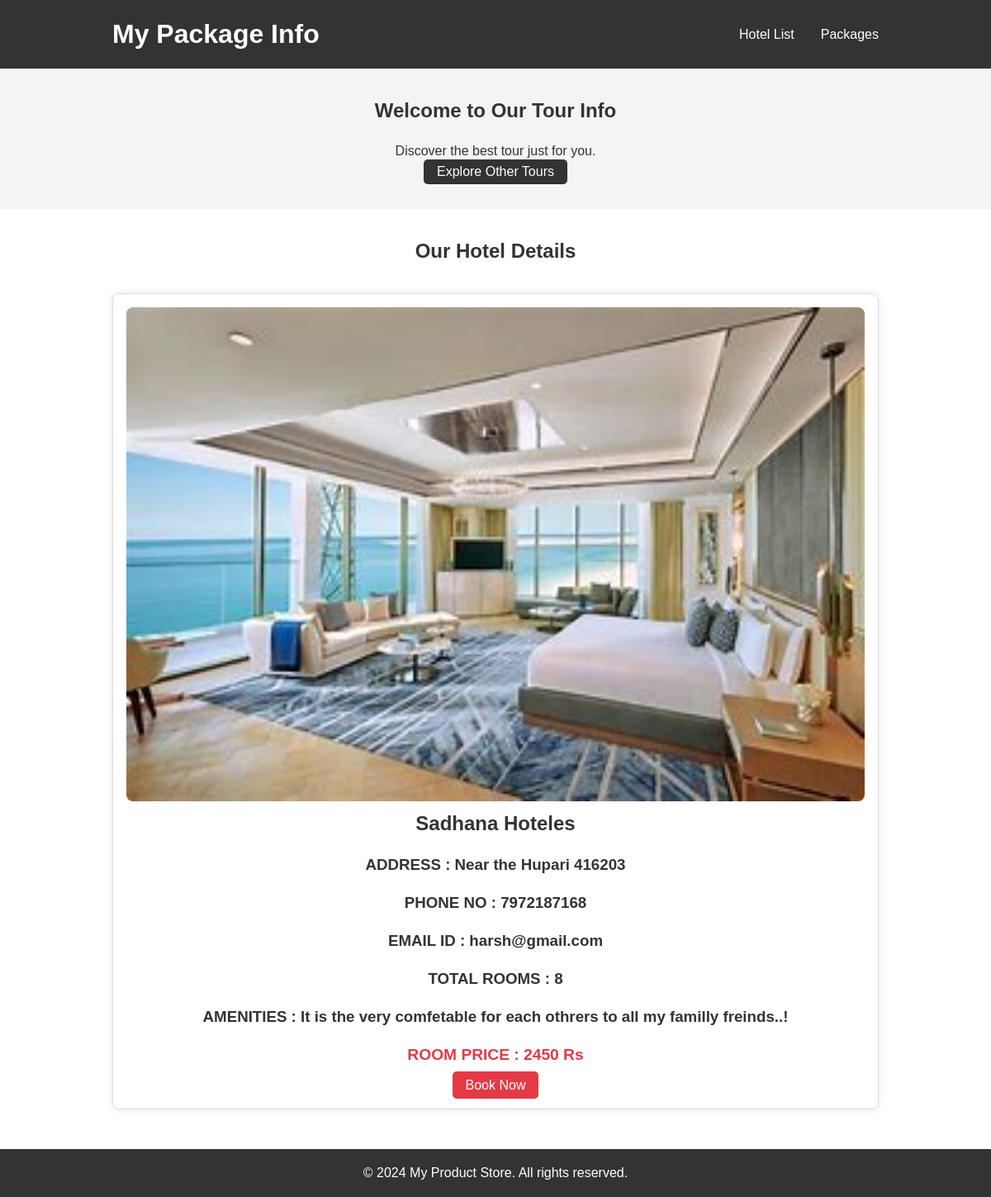
The page /book_files/book_hotel.php?id=1 on the database its author committed.
### tables this page shows
CREATE TABLE `create_hotel` (
  `Hotel_Id` int(100) NOT NULL,
  `Hotel_Name` varchar(100) NOT NULL,
  `Hotel_Address` varchar(100) NOT NULL,
  `PhoneNo` varchar(20) NOT NULL,
  `email` varchar(100) NOT NULL,
  `NumberOfRooms` varchar(100) NOT NULL,
  `PriceOfRoom` int(100) NOT NULL,
  `amenities` varchar(500) NOT NULL,
  `Hotel_Image` varchar(200) NOT NULL
);

### book_files/book_hotel.php (the view, shortened to what this page needs)
<?php
include("../config/connection.php");
if(isset($_GET['id'])){
    $sql = "select * from create_hotel where Hotel_Id = " .  $_GET['id'];
    $result = $conn->query($sql);
    $data = mysqli_fetch_assoc($result);
} else {
    echo "Invalid request..!";
    exit;
}
?>
<!DOCTYPE html>
<html lang="en">
<head>
    <link rel="stylesheet" href="styles.css">
</head>
<body>
    <header>
        <div class="container">
            <h1>My Package Info</h1>
            <nav>
                <ul>
                    <li><a href="../Lakshadweep/hotellist.php">Hotel List</a></li>
                    <li><a href="book_tour.php">Packages</a></li>
                </ul>
            </nav>
        </div>
    </header>
    <section class="hero">
        <div class="container">
            <h2>Welcome to Our Tour Info</h2>
            <p>Discover the best tour just for you.</p>
            <a href="#products" class="cta-button" >Explore Other Tours</a>
        </div>
    </section>
    <section id="products" class="products">
        <div class="container">
            <h2>Our Hotel Details</h2>
            <div class="product">
                <img src="<?php echo $data['Hotel_Image']; ?>" alt="Package 1">
                <h1><?php echo $data['Hotel_Name']; ?></h1>
                <h3>ADDRESS : <?php echo $data['Hotel_Address']; ?></h3>
                <h3>PHONE NO : <?php echo $data['PhoneNo']; ?></h3>
                <h3>EMAIL ID : <?php echo $data['email']; ?></h3>
                <h3>TOTAL ROOMS : <?php echo $data['NumberOfRooms']; ?></h3>
                <h3>AMENITIES : <?php echo $data['amenities']; ?></h3>
                <h3 class="price">ROOM PRICE : <?php echo $data['PriceOfRoom']; ?> Rs</h3>
                <a href="../Lakshadweep/hotel_form.php?id=<?php echo $data['Hotel_Id'] ?>" class="buy-button">Book Now</a>
            </div>
        </div>
    </section>
    <footer>
        <div class="container">
            <p>&copy; 2024 My Product Store. All rights reserved.</p>
        </div>
    </footer>
</body>
</html>

### book_files/styles.css (style rules this page uses)
body, h1, h2, h3, p, ul, li { margin: 0; padding: 0; box-sizing: border-box; }
body { font-family: Arial, sans-serif; line-height: 1.6; }
header { background: #333; color: #fff; padding: 1rem 0; }
header .container { display: flex; justify-content: space-between; align-items: center; width: 80%; margin: auto; }
header h1 { margin-left: 1rem; }
nav ul { list-style: none; display: flex; }
nav ul li { margin: 0 1rem; }
nav ul li a { color: #fff; text-decoration: none; }
.hero { background: #f4f4f4; color: #333; padding: 2rem 0; text-align: center; }
.hero h2 { margin-bottom: 1rem; }
.cta-button { background: #333; color: #fff; padding: 0.4rem 1rem; text-decoration: none; border-radius: 5px; }
.products { padding: 2rem 0; background: #fff; color: #333; }
.products .container { width: 80%; margin: auto; }
.products h2 { text-align: center; margin-bottom: 2rem; }
.product { text-align: center; margin: 1rem; padding: 1rem; border: 1px solid #ddd; border-radius: 8px; box-shadow: 0 0 10px rgba(0, 0, 0, 0.1); }
.product img { width: 100%; border-radius: 8px; }
.product h3 { margin: 1rem 0; }
.product .price { font-size: 1.2rem; color: #e63946; margin: 0.5rem 0; }
.buy-button { background: #e63946; color: #fff; padding: 0.5rem 1rem; text-decoration: none; border-radius: 5px; }
footer { background: #333; color: #fff; text-align: center; padding: 1rem 0; }
footer .container { width: 80%; margin: auto; }

### rows shown on the page
create_hotel: Hotel_Image (picture), Hotel_Name "Sadhana Hoteles", Hotel_Address "Near the Hupari 416203", PhoneNo "7972187168", email "harsh@gmail.com", NumberOfRooms "8", amenities "It is the very comfetable for each othrers to all my familly freinds..!", PriceOfRoom "2450"
